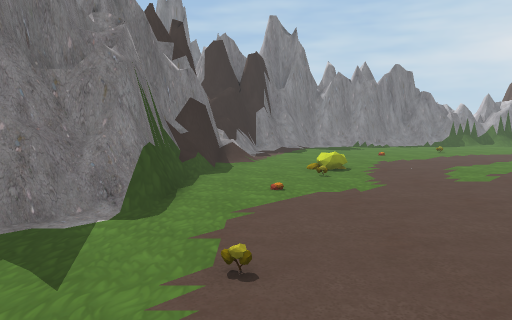
View 1 (above)

16 first-person views from a walk through a Unity game level. The camera is 1.3 m above the floor, tilts 6° down and sees 70° across. The floor is counted in squares, 1 m on a side. Each view is taken from the middle of a square. On the plan, view 1 faces up. The plan holds only what a view shows up to about 15 squares ahead; the rest is blank. The place goes on beyond the plan. Some surface patterns are stand-ins.

View 2
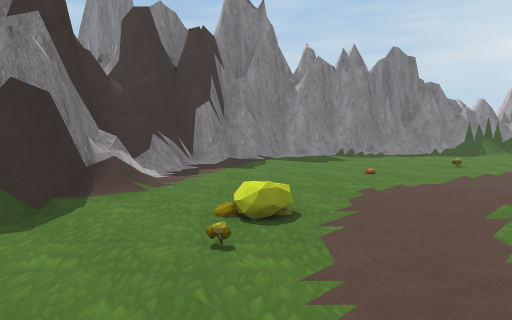

View 3
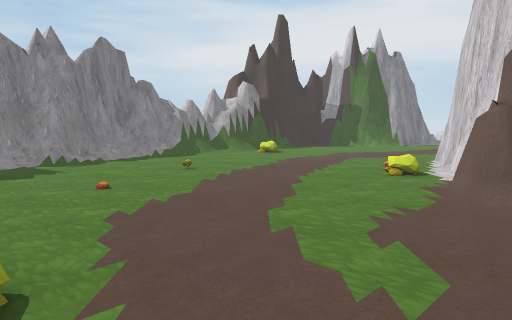

View 4
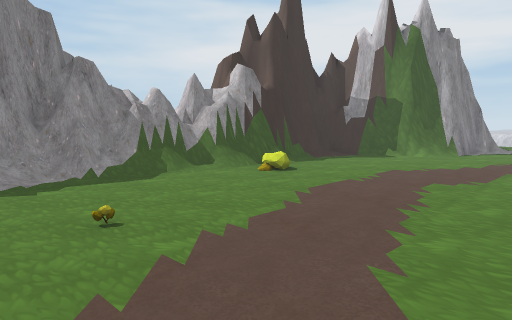

View 5
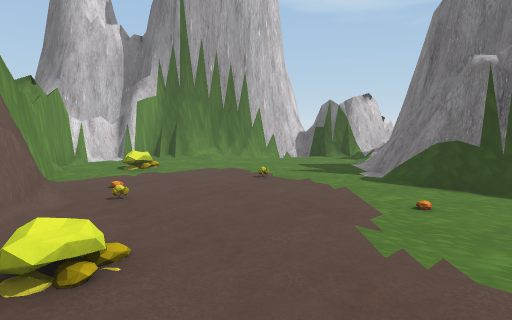

View 6
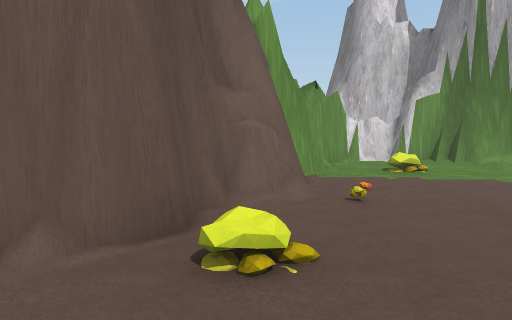

View 7
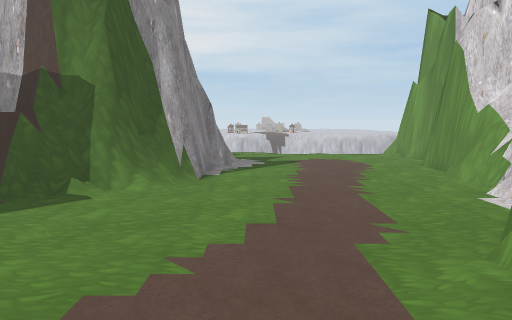

View 8
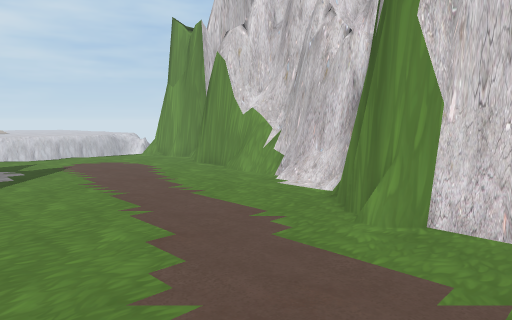

View 9
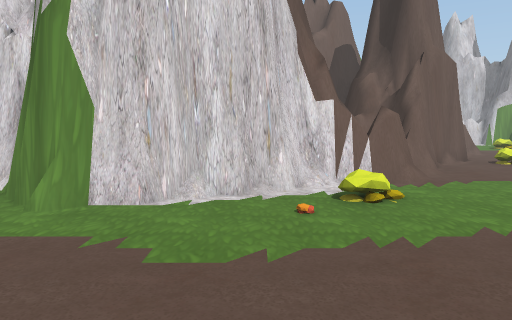

View 10
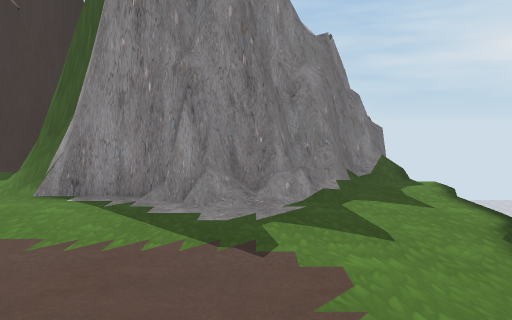

View 11
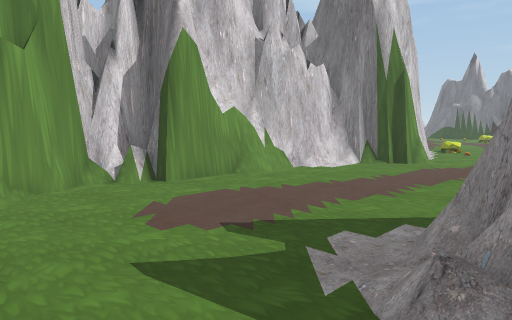

View 12
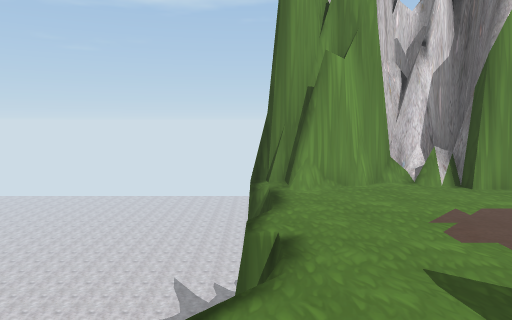

View 13
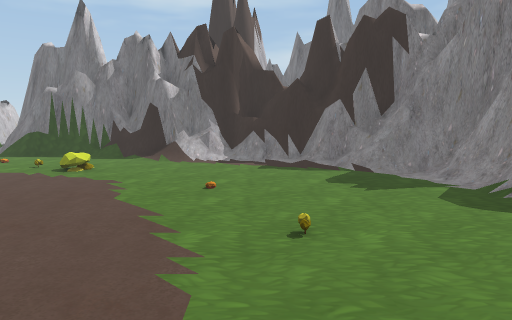

View 14
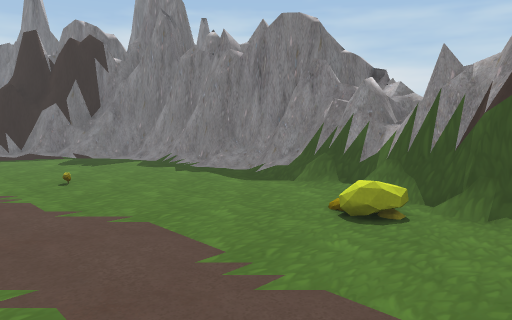

View 15
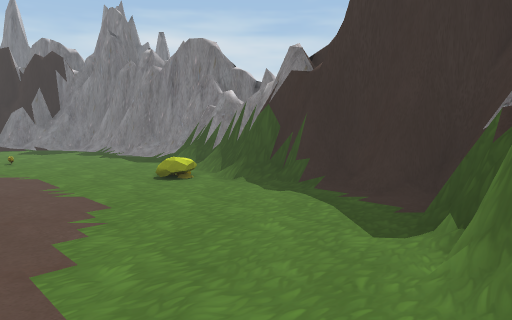

View 16
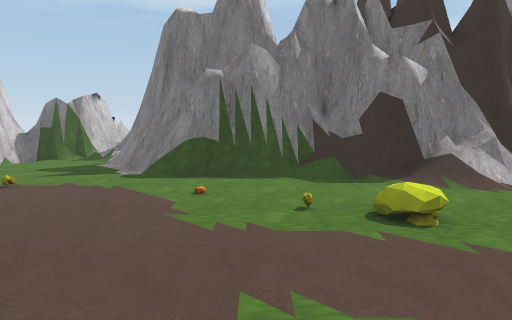

### Floor plan
Key: @ floor where view 1 was taken; # wall or solid block; . floor; / step, stairs or slope; = window, fence, low wall or low ledge; ^ raised ledge; v drop or lower ground; O other object.
Columns run from 6 left of view 1 to 29 right of it. Each row starts with its distance up from view 1.
 21             #########
 20         ######.===#=#######
 19        ##........../=#=..##      ##v
 18       ##=..........//.....##    ###
 17      ###............/.....###  ###.v
 16     ###...................=######..v
 15     ##/.......................#....v
 14     #/.............................v
 13     #//...........................v
 12     #//...........................v
 11     #/...........O..####..........v
 10     #...O..........##  ##.........v
  9     #...........####   #######....v
  8     #..........=#           #######
  7     #.........###                 #
  6   ###......O.###
  5  ###........##
  4 ###.........#
  3 = .........^#
  2 #.........=##
  1 #.........##
  0 ##....@...#
 -1 ####...O.##
 -2   ###....#
 -3     ###.##
 -4       ###

Positions as (right, up) in squares from view 1, and headings:
1: (0, 0), facing up
2: (2, 5), facing up
3: (2, 7), facing up-right
4: (6, 11), facing up-right
5: (6, 9), facing down-left
6: (5, 9), facing down
7: (13, 14), facing right
8: (14, 16), facing down-right
9: (13, 17), facing down
10: (25, 9), facing up
11: (28, 16), facing down-left
12: (28, 16), facing down
13: (12, 15), facing left
14: (16, 13), facing up-left
15: (21, 13), facing up-left
16: (7, 8), facing left
